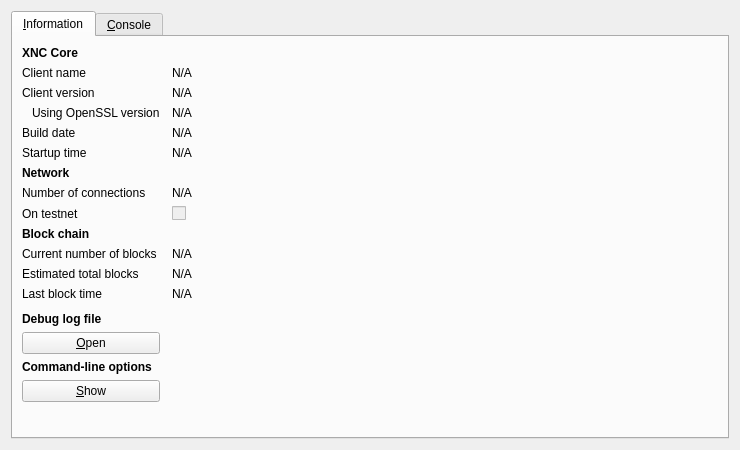
<?xml version="1.0" encoding="UTF-8"?>
<ui version="4.0">
 <class>RPCConsole</class>
 <widget class="QDialog" name="RPCConsole">
  <property name="geometry">
   <rect>
    <x>0</x>
    <y>0</y>
    <width>740</width>
    <height>450</height>
   </rect>
  </property>
  <property name="windowTitle">
   <string>XNC - Debug window</string>
  </property>
  <layout class="QVBoxLayout" name="verticalLayout_2">
   <item>
    <widget class="QTabWidget" name="tabWidget">
     <property name="currentIndex">
      <number>0</number>
     </property>
     <widget class="QWidget" name="tab_info">
      <attribute name="title">
       <string>&amp;Information</string>
      </attribute>
      <layout class="QGridLayout" name="gridLayout" columnstretch="0,1">
       <property name="horizontalSpacing">
        <number>12</number>
       </property>
       <item row="0" column="0">
        <widget class="QLabel" name="label_9">
         <property name="font">
          <font>
           <weight>75</weight>
           <bold>true</bold>
          </font>
         </property>
         <property name="text">
          <string>XNC Core</string>
         </property>
        </widget>
       </item>
       <item row="1" column="0">
        <widget class="QLabel" name="label_5">
         <property name="text">
          <string>Client name</string>
         </property>
        </widget>
       </item>
       <item row="1" column="1">
        <widget class="QLabel" name="clientName">
         <property name="cursor">
          <cursorShape>IBeamCursor</cursorShape>
         </property>
         <property name="text">
          <string>N/A</string>
         </property>
         <property name="textFormat">
          <enum>Qt::PlainText</enum>
         </property>
         <property name="textInteractionFlags">
          <set>Qt::LinksAccessibleByMouse|Qt::TextSelectableByKeyboard|Qt::TextSelectableByMouse</set>
         </property>
        </widget>
       </item>
       <item row="2" column="0">
        <widget class="QLabel" name="label_6">
         <property name="text">
          <string>Client version</string>
         </property>
        </widget>
       </item>
       <item row="2" column="1">
        <widget class="QLabel" name="clientVersion">
         <property name="cursor">
          <cursorShape>IBeamCursor</cursorShape>
         </property>
         <property name="text">
          <string>N/A</string>
         </property>
         <property name="textFormat">
          <enum>Qt::PlainText</enum>
         </property>
         <property name="textInteractionFlags">
          <set>Qt::LinksAccessibleByMouse|Qt::TextSelectableByKeyboard|Qt::TextSelectableByMouse</set>
         </property>
        </widget>
       </item>
       <item row="3" column="0">
        <widget class="QLabel" name="label_14">
         <property name="text">
          <string>Using OpenSSL version</string>
         </property>
         <property name="indent">
          <number>10</number>
         </property>
        </widget>
       </item>
       <item row="3" column="1">
        <widget class="QLabel" name="openSSLVersion">
         <property name="cursor">
          <cursorShape>IBeamCursor</cursorShape>
         </property>
         <property name="text">
          <string>N/A</string>
         </property>
         <property name="textFormat">
          <enum>Qt::PlainText</enum>
         </property>
         <property name="textInteractionFlags">
          <set>Qt::LinksAccessibleByMouse|Qt::TextSelectableByKeyboard|Qt::TextSelectableByMouse</set>
         </property>
        </widget>
       </item>
       <item row="4" column="0">
        <widget class="QLabel" name="label_12">
         <property name="text">
          <string>Build date</string>
         </property>
        </widget>
       </item>
       <item row="4" column="1">
        <widget class="QLabel" name="buildDate">
         <property name="cursor">
          <cursorShape>IBeamCursor</cursorShape>
         </property>
         <property name="text">
          <string>N/A</string>
         </property>
         <property name="textFormat">
          <enum>Qt::PlainText</enum>
         </property>
         <property name="textInteractionFlags">
          <set>Qt::LinksAccessibleByMouse|Qt::TextSelectableByKeyboard|Qt::TextSelectableByMouse</set>
         </property>
        </widget>
       </item>
       <item row="5" column="0">
        <widget class="QLabel" name="label_13">
         <property name="text">
          <string>Startup time</string>
         </property>
        </widget>
       </item>
       <item row="5" column="1">
        <widget class="QLabel" name="startupTime">
         <property name="cursor">
          <cursorShape>IBeamCursor</cursorShape>
         </property>
         <property name="text">
          <string>N/A</string>
         </property>
         <property name="textFormat">
          <enum>Qt::PlainText</enum>
         </property>
         <property name="textInteractionFlags">
          <set>Qt::LinksAccessibleByMouse|Qt::TextSelectableByKeyboard|Qt::TextSelectableByMouse</set>
         </property>
        </widget>
       </item>
       <item row="6" column="0">
        <widget class="QLabel" name="label_11">
         <property name="font">
          <font>
           <weight>75</weight>
           <bold>true</bold>
          </font>
         </property>
         <property name="text">
          <string>Network</string>
         </property>
        </widget>
       </item>
       <item row="7" column="0">
        <widget class="QLabel" name="label_7">
         <property name="text">
          <string>Number of connections</string>
         </property>
        </widget>
       </item>
       <item row="7" column="1">
        <widget class="QLabel" name="numberOfConnections">
         <property name="cursor">
          <cursorShape>IBeamCursor</cursorShape>
         </property>
         <property name="text">
          <string>N/A</string>
         </property>
         <property name="textFormat">
          <enum>Qt::PlainText</enum>
         </property>
         <property name="textInteractionFlags">
          <set>Qt::LinksAccessibleByMouse|Qt::TextSelectableByKeyboard|Qt::TextSelectableByMouse</set>
         </property>
        </widget>
       </item>
       <item row="8" column="0">
        <widget class="QLabel" name="label_8">
         <property name="text">
          <string>On testnet</string>
         </property>
        </widget>
       </item>
       <item row="8" column="1">
        <widget class="QCheckBox" name="isTestNet">
         <property name="enabled">
          <bool>false</bool>
         </property>
         <property name="text">
          <string/>
         </property>
        </widget>
       </item>
       <item row="9" column="0">
        <widget class="QLabel" name="label_10">
         <property name="font">
          <font>
           <weight>75</weight>
           <bold>true</bold>
          </font>
         </property>
         <property name="text">
          <string>Block chain</string>
         </property>
        </widget>
       </item>
       <item row="10" column="0">
        <widget class="QLabel" name="label_3">
         <property name="text">
          <string>Current number of blocks</string>
         </property>
        </widget>
       </item>
       <item row="10" column="1">
        <widget class="QLabel" name="numberOfBlocks">
         <property name="cursor">
          <cursorShape>IBeamCursor</cursorShape>
         </property>
         <property name="text">
          <string>N/A</string>
         </property>
         <property name="textFormat">
          <enum>Qt::PlainText</enum>
         </property>
         <property name="textInteractionFlags">
          <set>Qt::LinksAccessibleByMouse|Qt::TextSelectableByKeyboard|Qt::TextSelectableByMouse</set>
         </property>
        </widget>
       </item>
       <item row="11" column="0">
        <widget class="QLabel" name="label_4">
         <property name="text">
          <string>Estimated total blocks</string>
         </property>
        </widget>
       </item>
       <item row="11" column="1">
        <widget class="QLabel" name="totalBlocks">
         <property name="cursor">
          <cursorShape>IBeamCursor</cursorShape>
         </property>
         <property name="text">
          <string>N/A</string>
         </property>
         <property name="textFormat">
          <enum>Qt::PlainText</enum>
         </property>
         <property name="textInteractionFlags">
          <set>Qt::LinksAccessibleByMouse|Qt::TextSelectableByKeyboard|Qt::TextSelectableByMouse</set>
         </property>
        </widget>
       </item>
       <item row="12" column="0">
        <widget class="QLabel" name="label_2">
         <property name="text">
          <string>Last block time</string>
         </property>
        </widget>
       </item>
       <item row="12" column="1">
        <widget class="QLabel" name="lastBlockTime">
         <property name="cursor">
          <cursorShape>IBeamCursor</cursorShape>
         </property>
         <property name="text">
          <string>N/A</string>
         </property>
         <property name="textFormat">
          <enum>Qt::PlainText</enum>
         </property>
         <property name="textInteractionFlags">
          <set>Qt::LinksAccessibleByMouse|Qt::TextSelectableByKeyboard|Qt::TextSelectableByMouse</set>
         </property>
        </widget>
       </item>
       <item row="13" column="0">
        <spacer name="verticalSpacer_2">
         <property name="orientation">
          <enum>Qt::Vertical</enum>
         </property>
         <property name="sizeHint" stdset="0">
          <size>
           <width>20</width>
           <height>20</height>
          </size>
         </property>
        </spacer>
       </item>
       <item row="14" column="0">
        <widget class="QLabel" name="labelDebugLogfile">
         <property name="font">
          <font>
           <weight>75</weight>
           <bold>true</bold>
          </font>
         </property>
         <property name="text">
          <string>Debug log file</string>
         </property>
        </widget>
       </item>
       <item row="15" column="0">
        <widget class="QPushButton" name="openDebugLogfileButton">
         <property name="toolTip">
          <string>Open the XNC debug log file from the current data directory. This can take a few seconds for large log files.</string>
         </property>
         <property name="text">
          <string>&amp;Open</string>
         </property>
         <property name="autoDefault">
          <bool>false</bool>
         </property>
        </widget>
       </item>
       <item row="16" column="0">
        <widget class="QLabel" name="labelCLOptions">
         <property name="font">
          <font>
           <weight>75</weight>
           <bold>true</bold>
          </font>
         </property>
         <property name="text">
          <string>Command-line options</string>
         </property>
        </widget>
       </item>
       <item row="17" column="0">
        <widget class="QPushButton" name="showCLOptionsButton">
         <property name="toolTip">
          <string>Show the XNC-Qt help message to get a list with possible XNC command-line options.</string>
         </property>
         <property name="text">
          <string>&amp;Show</string>
         </property>
         <property name="autoDefault">
          <bool>false</bool>
         </property>
        </widget>
       </item>
       <item row="18" column="0">
        <spacer name="verticalSpacer">
         <property name="orientation">
          <enum>Qt::Vertical</enum>
         </property>
         <property name="sizeHint" stdset="0">
          <size>
           <width>20</width>
           <height>40</height>
          </size>
         </property>
        </spacer>
       </item>
      </layout>
     </widget>
     <widget class="QWidget" name="tab_console">
      <attribute name="title">
       <string>&amp;Console</string>
      </attribute>
      <layout class="QVBoxLayout" name="verticalLayout_3">
       <property name="spacing">
        <number>3</number>
       </property>
       <item>
        <widget class="QTextEdit" name="messagesWidget">
         <property name="minimumSize">
          <size>
           <width>0</width>
           <height>100</height>
          </size>
         </property>
         <property name="readOnly">
          <bool>true</bool>
         </property>
         <property name="tabKeyNavigation" stdset="0">
          <bool>false</bool>
         </property>
         <property name="columnCount" stdset="0">
          <number>2</number>
         </property>
        </widget>
       </item>
       <item>
        <layout class="QHBoxLayout" name="horizontalLayout">
         <property name="spacing">
          <number>3</number>
         </property>
         <item>
          <widget class="QLabel" name="label">
           <property name="text">
            <string notr="true">&gt;</string>
           </property>
          </widget>
         </item>
         <item>
          <widget class="QLineEdit" name="lineEdit"/>
         </item>
         <item>
          <widget class="QPushButton" name="clearButton">
           <property name="maximumSize">
            <size>
             <width>24</width>
             <height>24</height>
            </size>
           </property>
           <property name="toolTip">
            <string>Clear console</string>
           </property>
           <property name="text">
            <string/>
           </property>
           <property name="icon">
            <iconset resource="../bitcoin.qrc">
             <normaloff>:/icons/remove</normaloff>:/icons/remove</iconset>
           </property>
           <property name="shortcut">
            <string notr="true">Ctrl+L</string>
           </property>
           <property name="autoDefault">
            <bool>false</bool>
           </property>
          </widget>
         </item>
        </layout>
       </item>
      </layout>
     </widget>
    </widget>
   </item>
  </layout>
 </widget>
 <resources>
  <include location="../bitcoin.qrc"/>
 </resources>
 <connections/>
</ui>
